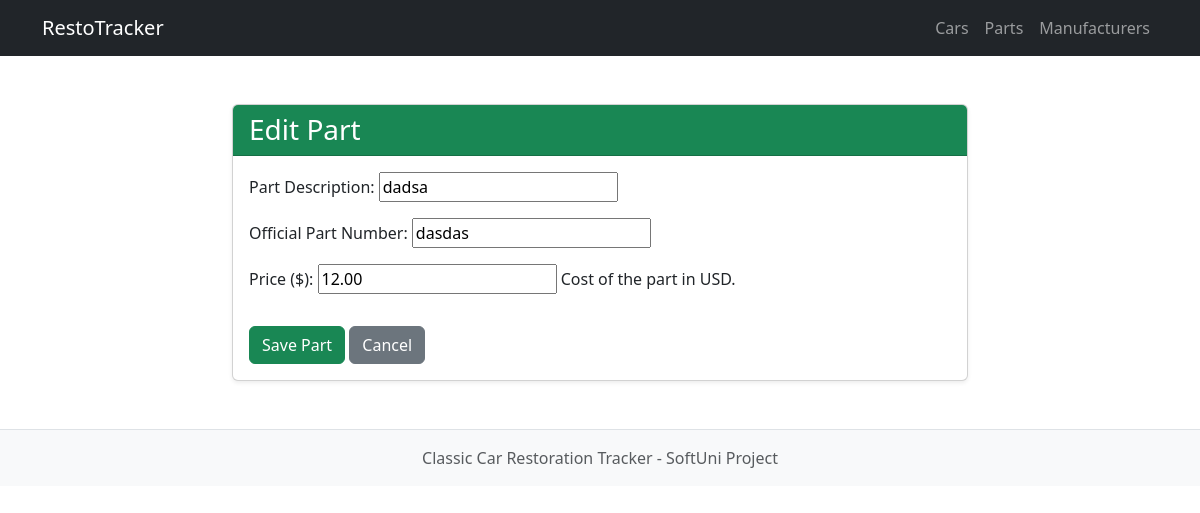
The page /parts/6/edit/ on the database its author committed.
### parts/models.py (models this page shows, shortened)
class RestorationPart(models.Model):
    name = models.CharField(
        max_length=100,
    )
    part_number = models.CharField(
        max_length=50,
        unique=True,
        validators=[
            MinLengthValidator(3, message='Part number must be at least 3 characters long.')
        ],
        error_messages={
            'unique': 'A restoration part with that number already exists.'
        }
    )
    price = models.DecimalField(
        max_digits=10,
        decimal_places=2,
        validators=[
            MinValueValidator(Decimal('0.01'), message='Price must be at least $0.01/')
        ],
        help_text='Cost of the part in USD.'
    )
    class Meta:
        ordering = ['name', 'price']
        verbose_name = 'Restoration Part'
        verbose_name_plural = 'Restoration Parts'

### parts/views.py (the view)
# urls.py: path('edit/', PartUpdateView.as_view(), name='part-edit'),
class PartUpdateView(UpdateView):
    model = RestorationPart
    template_name = 'parts/part_form.html'
    form_class = PartForm
    success_url = reverse_lazy('parts:part-list')

### parts/forms.py (shortened to what this page needs)
class PartForm(forms.ModelForm):
    class Meta:
        model = RestorationPart
        fields = ['name', 'part_number', 'price']
        labels = {
            'name': 'Part Description',
            'part_number': 'Official Part Number',
            'price': 'Price ($)',
        }
        widgets = {
            'part_number': forms.TextInput(attrs={'placeholder': 'e.g. ALT-9921'})
        }

### templates/parts/part_form.html (shortened to what this page needs)
{% extends 'base.html' %}
{% block content %}
    <div class="row justify-content-center">
        <div class="col-md-8 mt-4">
            <div class="card shadow-sm">
                <div class="card-header bg-success text-white">
                    <h3 class="mb-0">{% if object %}Edit Part{% else %}Add New Part{% endif %}</h3>
                </div>
            <div class="card-body">
                <form method="post">
                    {{ form.as_p }}
                    <button type="submit" class="btn btn-success mt-3">Save Part</button>
                    <a href="{% url 'parts:part-list' %}" class="btn btn-secondary mt-3">Cancel</a>
                </form>
            </div>
            </div>
        </div>
    </div>
{% endblock %}

### rows shown on the page
RestorationPart: name "dadsa", part_number "dasdas", price "12.00"
